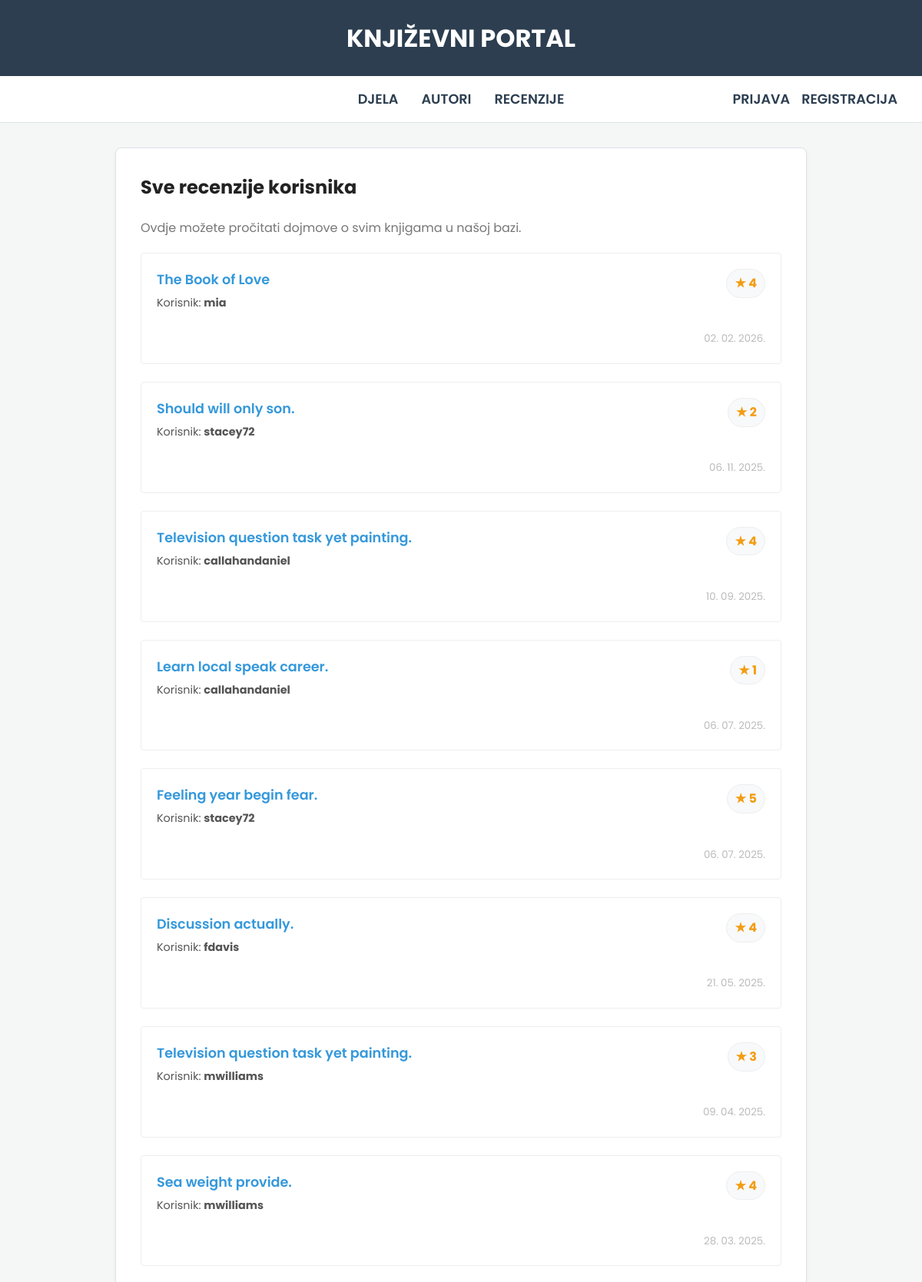
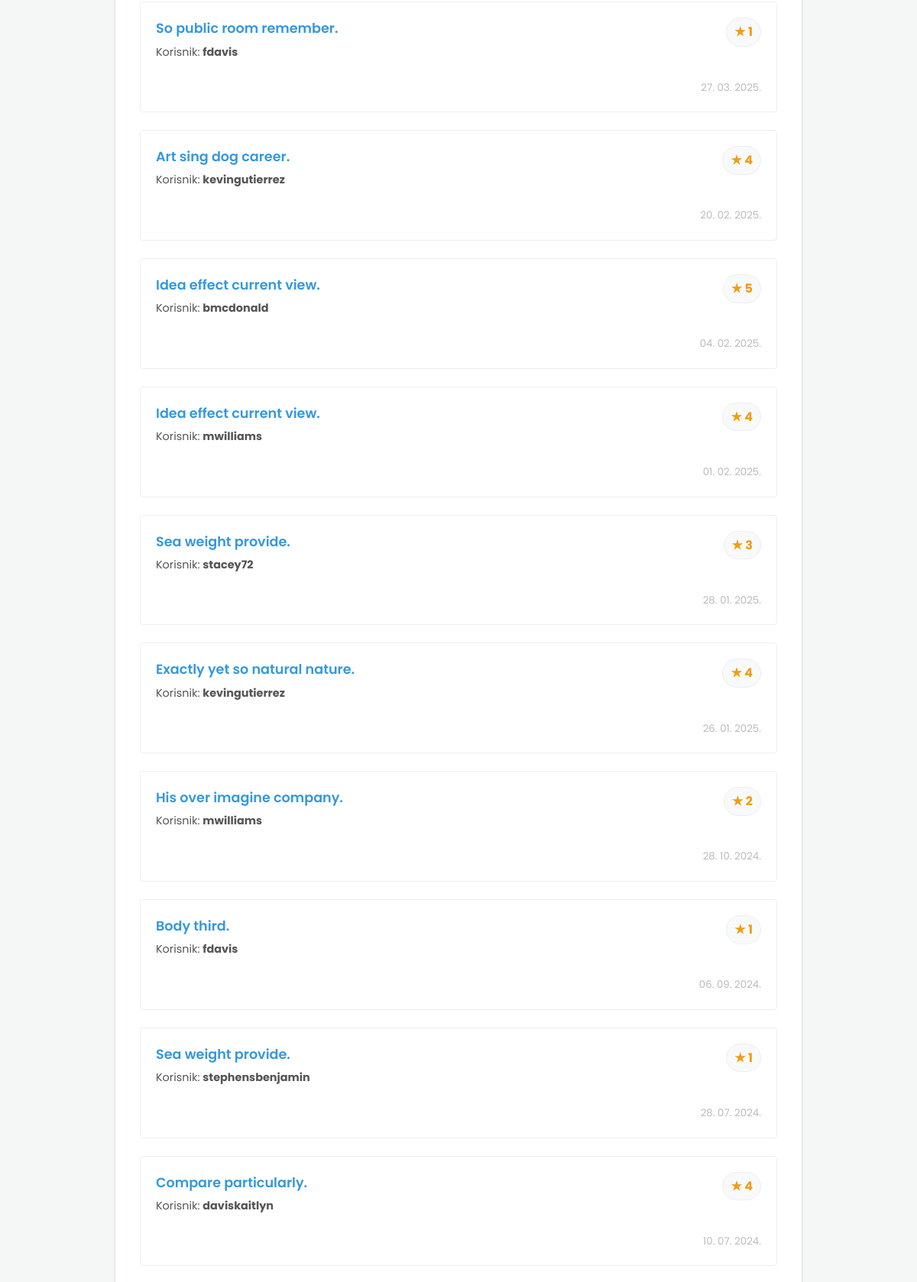
The app's page /knjige/recenzije/ (upper part) with its own data (2 pictures, top to bottom).
### BookReview/models.py (models this page shows, shortened)
class Recenzija(models.Model):
    djelo = models.ForeignKey(
        Djelo,
        on_delete=models.CASCADE,
        related_name="recenzije"
    )
    korisnik = models.ForeignKey(User, on_delete=models.CASCADE)
    ocjena = models.IntegerField()
    komentar = models.TextField()
    datum = models.DateTimeField(default=timezone.now)

class Djelo(models.Model):
    naslov = models.CharField(max_length=200)
    opis = models.TextField()
    godina_izdanja = models.IntegerField()
    autor = models.ForeignKey(Autor, on_delete=models.CASCADE)
    dodao = models.ForeignKey(User, on_delete=models.CASCADE)
    datum_dodavanja = models.DateTimeField(auto_now_add=True)

### BookReview/views.py (the view)
# urls.py: path('recenzije/', views.RecenzijaListView.as_view(), name='recenzija-list'),
class RecenzijaListView(ListView):
    model = Recenzija
    template_name = "knjige/recenzija_list.html"
    context_object_name = "recenzije"
    ordering = ['-datum']

### templates/knjige/recenzija_list.html (shortened to what this page needs)
{% extends 'base.html' %}
{% block content %}
<div class="card">
    <h2 style="margin-top:0; color: #222;">Sve recenzije korisnika</h2>
    <p style="color: #777;">Ovdje možete pročitati dojmove o svim knjigama u našoj bazi.</p>
    <div class="list-container" style="margin-top: 20px;">
        {% for recenzija in recenzije %}
            <div style="display: block; padding: 20px; border: 1px solid #eee; border-radius: 4px; margin-bottom: 15px;">
                <div style="display: flex; justify-content: space-between; align-items: flex-start;">
                    <div>
                        <a href="{% url 'djelo-detail' recenzija.djelo.id %}" style="text-decoration: none; color: #3498db; font-weight: 600; font-size: 1.1rem;">
                            {{ recenzija.djelo.naslov }}
                        </a>
                        <p style="margin: 5px 0; color: #555; font-size: 0.9rem;">
                            Korisnik: <strong>{{ recenzija.korisnik.username }}</strong>
                        </p>
                    </div>
                    <span style="background: #f8f9fa; padding: 5px 10px; border-radius: 20px; color: #f39c12; font-weight: bold; border: 1px solid #eee;">
                        ★ {{ recenzija.ocjena }}
                    </span>
                </div>
                <div style="text-align: right;">
                    <small style="color: #bbb;">{{ recenzija.datum|date:"d. m. Y." }}</small>
                </div>
            </div>
        {% empty %}
            <p>Trenutačno nema dostupnih recenzija.</p>
        {% endfor %}
    </div>
</div>
{% endblock %}

### templates/base.html (style rules this page uses)
:root { --primary: #2c3e50; --secondary: #3498db; --light: #f8f9fa; --text: #333; --border: #dee2e6; }
body { font-family: 'Poppins', sans-serif; background-color: #f4f7f6; margin: 0; color: var(--text); line-height: 1.6; }
.card { background: white; padding: 2rem; border-radius: 8px; border: 1px solid var(--border); box-shadow: 0 2px 4px rgba(0,0,0,0.05); }
.list-container { display: flex; flex-direction: column; gap: 0.5rem; }

### records on screen
Recenzija: djelo.naslov "The Book of Love", korisnik.username "mia", ocjena "4", datum "02. 02. 2026."
Recenzija: djelo.naslov "Should will only son.", korisnik.username "stacey72", ocjena "2", datum "06. 11. 2025."
Recenzija: djelo.naslov "Television question task yet painting.", korisnik.username "callahandaniel", ocjena "4", datum "10. 09. 2025."
Recenzija: djelo.naslov "Learn local speak career.", korisnik.username "callahandaniel", ocjena "1", datum "06. 07. 2025."
Recenzija: djelo.naslov "Feeling year begin fear.", korisnik.username "stacey72", ocjena "5", datum "06. 07. 2025."
Recenzija: djelo.naslov "Discussion actually.", korisnik.username "fdavis", ocjena "4", datum "21. 05. 2025."
Recenzija: djelo.naslov "Television question task yet painting.", korisnik.username "mwilliams", ocjena "3", datum "09. 04. 2025."
Recenzija: djelo.naslov "Sea weight provide.", korisnik.username "mwilliams", ocjena "4", datum "28. 03. 2025."
Recenzija: djelo.naslov "So public room remember.", korisnik.username "fdavis", ocjena "1", datum "27. 03. 2025."
Recenzija: djelo.naslov "Art sing dog career.", korisnik.username "kevingutierrez", ocjena "4", datum "20. 02. 2025."
Recenzija: djelo.naslov "Idea effect current view.", korisnik.username "bmcdonald", ocjena "5", datum "04. 02. 2025."
Recenzija: djelo.naslov "Idea effect current view.", korisnik.username "mwilliams", ocjena "4", datum "01. 02. 2025."
Recenzija: djelo.naslov "Sea weight provide.", korisnik.username "stacey72", ocjena "3", datum "28. 01. 2025."
Recenzija: djelo.naslov "Exactly yet so natural nature.", korisnik.username "kevingutierrez", ocjena "4", datum "26. 01. 2025."
Recenzija: djelo.naslov "His over imagine company.", korisnik.username "mwilliams", ocjena "2", datum "28. 10. 2024."
Recenzija: djelo.naslov "Body third.", korisnik.username "fdavis", ocjena "1", datum "06. 09. 2024."
Recenzija: djelo.naslov "Sea weight provide.", korisnik.username "stephensbenjamin", ocjena "1", datum "28. 07. 2024."
Recenzija: djelo.naslov "Compare particularly.", korisnik.username "daviskaitlyn", ocjena "4", datum "10. 07. 2024."
